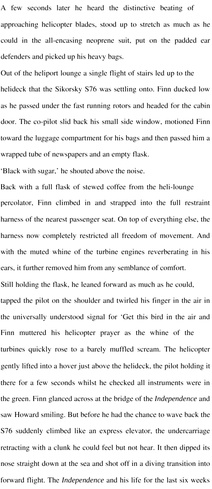
#> input picture images_train/en/english_1.jpg, 212 x 489 px, shrunk from 1100 x 2540 before the run, found by its file name; its folder holds only this picture in this run
$ python training.py images_train/en/english_1.jpg
#> lines starting #> are read from the running program, lines starting #| are printed output that depends on the picture
# OpenCV bindings
import cv2
# To performing path manipulations
import os
# import cv
import matplotlib.pyplot as plt
# Local Binary Pattern function
from skimage.feature import local_binary_pattern
# To calculate a normalized histogram
from scipy.stats import itemfreq
from sklearn.preprocessing import normalize
# Utility package -- use pip install cvutils to install
import cvutils
# To read class from file
import sys
import numpy as np
from sklearn.neighbors import KNeighborsClassifier
import numpy as np
import math
from collections import Counter
import pandas as pd
from tqdm import tqdm
import pickle

def getfeatures(lbp):
	features = np.zeros(256,dtype=float)
	length = lbp.shape[0]
	breadth = lbp.shape[1]
	for x in range(length):
		for y in range(breadth):
			features[int(lbp[x,y])]+=1.0
	for x in range(256):
		features[x] = features[x]/(length*breadth)
	return features


# initiate the parser
#trainpath=sys.argv[1]
trainpath=r"data\images_train"

#temppath='W:\\Python Work\\DocClass\\class'
#############
#train data#
############
#trainpath= 'W:\\Python Work\\DocClass\\class\\train'
category_list=[]
train_images=[]
train_labels=[]
train_data=[]

filenames = os.listdir(trainpath)
print('Getting Training Files...')
for img in filenames:
    if (os.path.isdir(trainpath+"\\"+img)):
        category_list.append(img)
        flag=category_list.index(img)
        imgfilename=os.listdir(trainpath+"\\"+img)
        print(img)
        for doc in tqdm(imgfilename):
            train_images.append(trainpath+"\\"+img+"\\"+doc)
            train_labels.append(flag)
#> pass 2 of the loop `for img in filenames:`:


print('\n Extract Features from Training Files...')
for train_image in tqdm(train_images):
        im = cv2.imread(train_image)
#> im is the input picture: shape (489, 212, 3); min 25, max 255, mean 237.4
        #conver
        im_gray = cv2.cvtColor(im, cv2.COLOR_BGR2GRAY)
        radius = 3
        #number of points to be considered as neighbourers
        no_points = 8 * radius
        #uniform LBP is used
        lbp = local_binary_pattern(im_gray, no_points, radius, method='uniform')
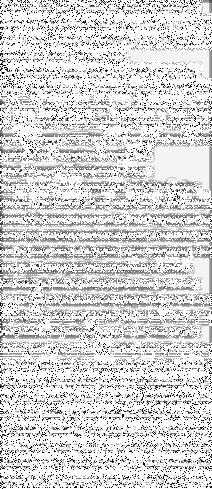
#> lbp: shape (489, 212) float64; min 0, max 25, mean 20.9; drawn with min black and max white
        hist = getfeatures(lbp)
#> hist = 256 values, max 0.555 at index 25, min 0 at index 26, mean 0.00391
        #Append histogram to train_data
        train_data.append(hist)
#> pass 2 of the loop `for train_image in tqdm(train_images):`:
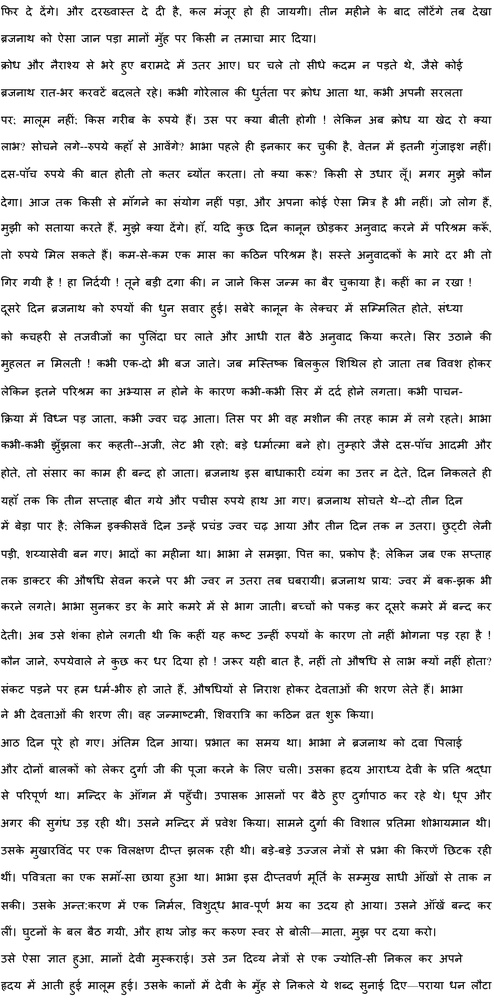
#> input picture images_train/hin/hindi_1.jpg, 494 x 1000 px, shrunk from 2567 x 5194 before the run, found by its file name
#> im is the input picture: shape (1000, 494, 3); min 0, max 255, mean 231.1
#> im_gray: shape (1000, 494)
#> `lbp = local_binary_pattern(im_gray, no_points, radius, method='uniform')`:
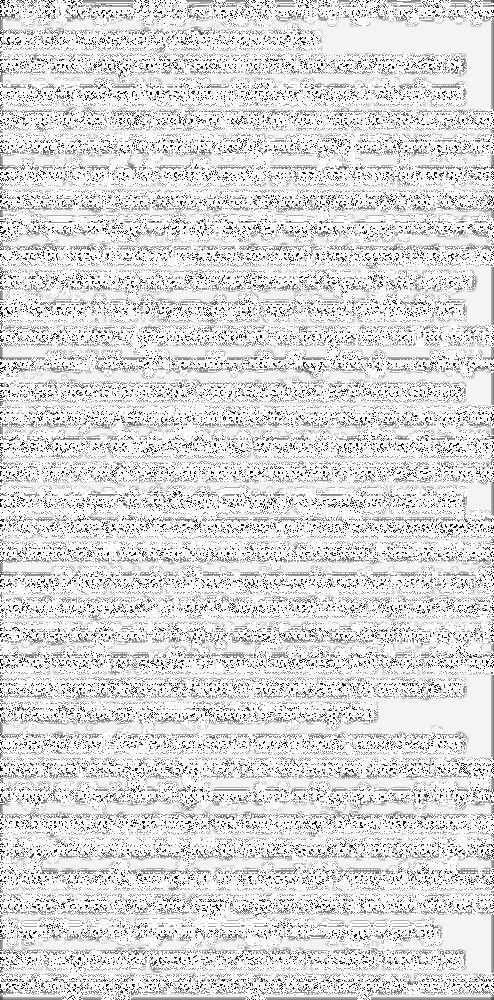
#> lbp: shape (1000, 494) float64; min 0, max 25, mean 21.7; drawn with min black and max white
#> hist = 256 values, max 0.523 at index 25, min 0 at index 26, mean 0.00391


model = KNeighborsClassifier(n_neighbors=3,n_jobs=3)
model.fit(train_data, train_labels)

# save the category list
with open('categorylist.pkl', 'wb') as fid:
    pickle.dump(category_list, fid)
print("\n We save Categorylist for you future use...you know we are smart....")


print("\n K-Neighbors Classifier Training Start...")
model = KNeighborsClassifier(n_neighbors=3,n_jobs=3)
model.fit(train_data, train_labels)
# save the classifier
with open('knmodel.pkl', 'wb') as fid:
    pickle.dump(model, fid)
print("\n K-Neighbors Classifier Model Save!!")


from sklearn import svm
print("\n SVM Classifier Training Start...")
clf_svm = svm.SVC(kernel='linear', probability=True)
clf_svm.fit(train_data, train_labels)
# save the classifier
with open('svmmodel.pkl', 'wb') as fid:
    pickle.dump(clf_svm, fid)
print("\n SVM Classifier Model Save!!")
